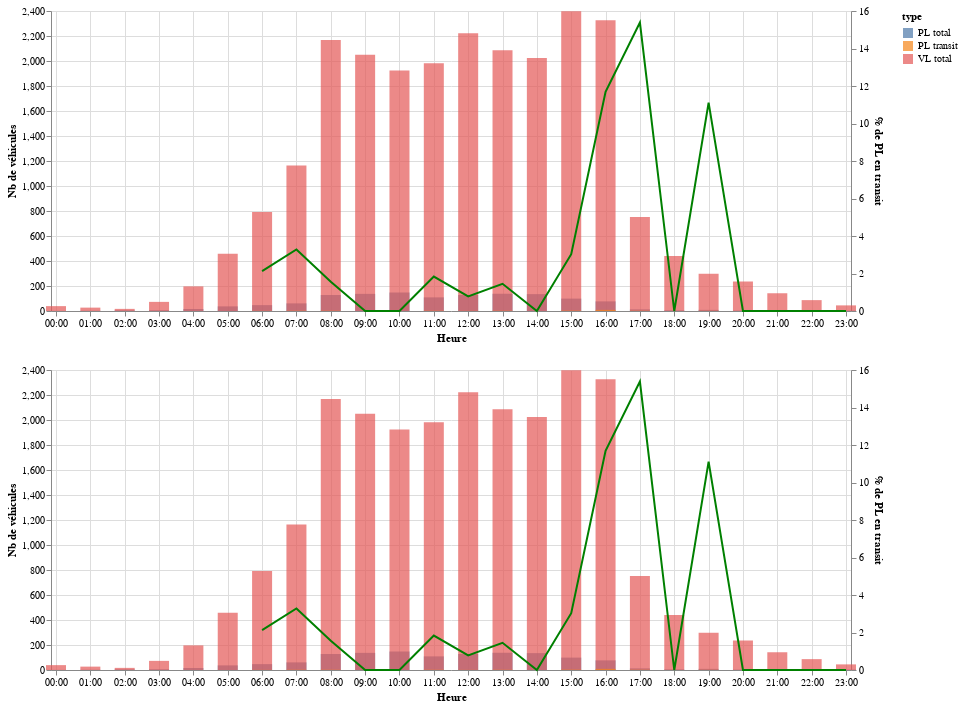

Here is the notebook cell this chart was saved with:
### Code cell
alt.vconcat(g.graph_VL_PL_transit_j_cam(synt_nb_veh_cam, '2019-01-28', 1),g.graph_VL_PL_transit_j_cam(synt_nb_veh_cam_redresse, '2019-01-28', 1))

### Figure 1 — Vega-Lite specification as saved in the notebook (floating-point values rounded to 4 significant figures)
{"$schema": "https://vega.github.io/schema/vega-lite/v2.6.0.json", "config": {"view": {"height": 300, "width": 400}}, "datasets": {"data-814030b1bd5d736434a531fdb4ebe061": [{"camera_id": 1, "created": "2019-01-28T00:00:00", "nb_pl_tot": null, "nb_pl_transit": null, "nb_veh": 1, "pct_pl_transit": null, "type": "PL total", "type_x": null, "type_y": null}, {"camera_id": 1, "created": "2019-01-28T01:00:00", "nb_pl_tot": null, "nb_pl_transit": null, "nb_veh": 2, "pct_pl_transit": null, "type": "PL total", "type_x": null, "type_y": null}, {"camera_id": 1, "created": "2019-01-28T02:00:00", "nb_pl_tot": null, "nb_pl_transit": null, "nb_veh": 5, "pct_pl_transit": null, "type": "PL total", "type_x": null, "type_y": null}, {"camera_id": 1, "created": "2019-01-28T03:00:00", "nb_pl_tot": null, "nb_pl_transit": null, "nb_veh": 6, "pct_pl_transit": null, "type": "PL total", "type_x": null, "type_y": null}, {"camera_id": 1, "created": "2019-01-28T04:00:00", "nb_pl_tot": null, "nb_pl_transit": null, "nb_veh": 16, "pct_pl_transit": null, "type": "PL total", "type_x": null, "type_y": null}, {"camera_id": 1, "created": "2019-01-28T05:00:00", "nb_pl_tot": null, "nb_pl_transit": null, "nb_veh": 37, "pct_pl_transit": null, "type": "PL total", "type_x": null, "type_y": null}, {"camera_id": 1, "created": "2019-01-28T06:00:00", "nb_pl_tot": 47, "nb_pl_transit": 1, "nb_veh": 47, "pct_pl_transit": 2.128, "type": "PL total", "type_x": "PL total", "type_y": "PL transit"}, {"camera_id": 1, "created": "2019-01-28T07:00:00", "nb_pl_tot": 61, "nb_pl_transit": 2, "nb_veh": 61, "pct_pl_transit": 3.279, "type": "PL total", "type_x": "PL total", "type_y": "PL transit"}, {"camera_id": 1, "created": "2019-01-28T08:00:00", "nb_pl_tot": 128, "nb_pl_transit": 2, "nb_veh": 128, "pct_pl_transit": 1.562, "type": "PL total", "type_x": "PL total", "type_y": "PL transit"}, {"camera_id": 1, "created": "2019-01-28T09:00:00", "nb_pl_tot": 137, "nb_pl_transit": 0, "nb_veh": 137, "pct_pl_transit": 0, "type": "PL total", "type_x": "PL total", "type_y": "PL transit"}, {"camera_id": 1, "created": "2019-01-28T10:00:00", "nb_pl_tot": 148, "nb_pl_transit": 0, "nb_veh": 148, "pct_pl_transit": 0, "type": "PL total", "type_x": "PL total", "type_y": "PL transit"}, {"camera_id": 1, "created": "2019-01-28T11:00:00", "nb_pl_tot": 109, "nb_pl_transit": 2, "nb_veh": 109, "pct_pl_transit": 1.835, "type": "PL total", "type_x": "PL total", "type_y": "PL transit"}, {"camera_id": 1, "created": "2019-01-28T12:00:00", "nb_pl_tot": 128, "nb_pl_transit": 1, "nb_veh": 128, "pct_pl_transit": 0.7812, "type": "PL total", "type_x": "PL total", "type_y": "PL transit"}, {"camera_id": 1, "created": "2019-01-28T13:00:00", "nb_pl_tot": 138, "nb_pl_transit": 2, "nb_veh": 138, "pct_pl_transit": 1.449, "type": "PL total", "type_x": "PL total", "type_y": "PL transit"}, {"camera_id": 1, "created": "2019-01-28T14:00:00", "nb_pl_tot": 135, "nb_pl_transit": 0, "nb_veh": 135, "pct_pl_transit": 0, "type": "PL total", "type_x": "PL total", "type_y": "PL transit"}, {"camera_id": 1, "created": "2019-01-28T15:00:00", "nb_pl_tot": 99, "nb_pl_transit": 3, "nb_veh": 99, "pct_pl_transit": 3.03, "type": "PL total", "type_x": "PL total", "type_y": "PL transit"}, {"camera_id": 1, "created": "2019-01-28T16:00:00", "nb_pl_tot": 77, "nb_pl_transit": 9, "nb_veh": 77, "pct_pl_transit": 11.69, "type": "PL total", "type_x": "PL total", "type_y": "PL transit"}, {"camera_id": 1, "created": "2019-01-28T17:00:00", "nb_pl_tot": 13, "nb_pl_transit": 2, "nb_veh": 13, "pct_pl_transit": 15.38, "type": "PL total", "type_x": "PL total", "type_y": "PL transit"}, {"camera_id": 1, "created": "2019-01-28T18:00:00", "nb_pl_tot": 5, "nb_pl_transit": 0, "nb_veh": 5, "pct_pl_transit": 0, "type": "PL total", "type_x": "PL total", "type_y": "PL transit"}, {"camera_id": 1, "created": "2019-01-28T19:00:00", "nb_pl_tot": 9, "nb_pl_transit": 1, "nb_veh": 9, "pct_pl_transit": 11.11, "type": "PL total", "type_x": "PL total", "type_y": "PL transit"}, {"camera_id": 1, "created": "2019-01-28T20:00:00", "nb_pl_tot": 3, "nb_pl_transit": 0, "nb_veh": 3, "pct_pl_transit": 0, "type": "PL total", "type_x": "PL total", "type_y": "PL transit"}, {"camera_id": 1, "created": "2019-01-28T21:00:00", "nb_pl_tot": 5, "nb_pl_transit": 0, "nb_veh": 5, "pct_pl_transit": 0, "type": "PL total", "type_x": "PL total", "type_y": "PL transit"}, {"camera_id": 1, "created": "2019-01-28T22:00:00", "nb_pl_tot": 2, "nb_pl_transit": 0, "nb_veh": 2, "pct_pl_transit": 0, "type": "PL total", "type_x": "PL total", "type_y": "PL transit"}, {"camera_id": 1, "created": "2019-01-28T23:00:00", "nb_pl_tot": 3, "nb_pl_transit": 0, "nb_veh": 3, "pct_pl_transit": 0, "type": "PL total", "type_x": "PL total", "type_y": "PL transit"}, {"camera_id": 1, "created": "2019-01-28T00:00:00", "nb_pl_tot": null, "nb_pl_transit": null, "nb_veh": 39, "pct_pl_transit": null, "type": "VL total", "type_x": null, "type_y": null}, {"camera_id": 1, "created": "2019-01-28T01:00:00", "nb_pl_tot": null, "nb_pl_transit": null, "nb_veh": 27, "pct_pl_transit": null, "type": "VL total", "type_x": null, "type_y": null}, {"camera_id": 1, "created": "2019-01-28T02:00:00", "nb_pl_tot": null, "nb_pl_transit": null, "nb_veh": 17, "pct_pl_transit": null, "type": "VL total", "type_x": null, "type_y": null}, {"camera_id": 1, "created": "2019-01-28T03:00:00", "nb_pl_tot": null, "nb_pl_transit": null, "nb_veh": 73, "pct_pl_transit": null, "type": "VL total", "type_x": null, "type_y": null}, {"camera_id": 1, "created": "2019-01-28T04:00:00", "nb_pl_tot": null, "nb_pl_transit": null, "nb_veh": 197, "pct_pl_transit": null, "type": "VL total", "type_x": null, "type_y": null}, {"camera_id": 1, "created": "2019-01-28T05:00:00", "nb_pl_tot": null, "nb_pl_transit": null, "nb_veh": 458, "pct_pl_transit": null, "type": "VL total", "type_x": null, "type_y": null}, {"camera_id": 1, "created": "2019-01-28T06:00:00", "nb_pl_tot": 47, "nb_pl_transit": 1, "nb_veh": 792, "pct_pl_transit": 2.128, "type": "VL total", "type_x": "PL total", "type_y": "PL transit"}, {"camera_id": 1, "created": "2019-01-28T07:00:00", "nb_pl_tot": 61, "nb_pl_transit": 2, "nb_veh": 1164, "pct_pl_transit": 3.279, "type": "VL total", "type_x": "PL total", "type_y": "PL transit"}, {"camera_id": 1, "created": "2019-01-28T08:00:00", "nb_pl_tot": 128, "nb_pl_transit": 2, "nb_veh": 2168, "pct_pl_transit": 1.562, "type": "VL total", "type_x": "PL total", "type_y": "PL transit"}, {"camera_id": 1, "created": "2019-01-28T09:00:00", "nb_pl_tot": 137, "nb_pl_transit": 0, "nb_veh": 2050, "pct_pl_transit": 0, "type": "VL total", "type_x": "PL total", "type_y": "PL transit"}, {"camera_id": 1, "created": "2019-01-28T10:00:00", "nb_pl_tot": 148, "nb_pl_transit": 0, "nb_veh": 1924, "pct_pl_transit": 0, "type": "VL total", "type_x": "PL total", "type_y": "PL transit"}, {"camera_id": 1, "created": "2019-01-28T11:00:00", "nb_pl_tot": 109, "nb_pl_transit": 2, "nb_veh": 1983, "pct_pl_transit": 1.835, "type": "VL total", "type_x": "PL total", "type_y": "PL transit"}, {"camera_id": 1, "created": "2019-01-28T12:00:00", "nb_pl_tot": 128, "nb_pl_transit": 1, "nb_veh": 2222, "pct_pl_transit": 0.7812, "type": "VL total", "type_x": "PL total", "type_y": "PL transit"}, {"camera_id": 1, "created": "2019-01-28T13:00:00", "nb_pl_tot": 138, "nb_pl_transit": 2, "nb_veh": 2087, "pct_pl_transit": 1.449, "type": "VL total", "type_x": "PL total", "type_y": "PL transit"}, {"camera_id": 1, "created": "2019-01-28T14:00:00", "nb_pl_tot": 135, "nb_pl_transit": 0, "nb_veh": 2024, "pct_pl_transit": 0, "type": "VL total", "type_x": "PL total", "type_y": "PL transit"}, {"camera_id": 1, "created": "2019-01-28T15:00:00", "nb_pl_tot": 99, "nb_pl_transit": 3, "nb_veh": 2399, "pct_pl_transit": 3.03, "type": "VL total", "type_x": "PL total", "type_y": "PL transit"}, {"camera_id": 1, "created": "2019-01-28T16:00:00", "nb_pl_tot": 77, "nb_pl_transit": 9, "nb_veh": 2327, "pct_pl_transit": 11.69, "type": "VL total", "type_x": "PL total", "type_y": "PL transit"}, {"camera_id": 1, "created": "2019-01-28T17:00:00", "nb_pl_tot": 13, "nb_pl_transit": 2, "nb_veh": 753, "pct_pl_transit": 15.38, "type": "VL total", "type_x": "PL total", "type_y": "PL transit"}, {"camera_id": 1, "created": "2019-01-28T18:00:00", "nb_pl_tot": 5, "nb_pl_transit": 0, "nb_veh": 440, "pct_pl_transit": 0, "type": "VL total", "type_x": "PL total", "type_y": "PL transit"}, {"camera_id": 1, "created": "2019-01-28T19:00:00", "nb_pl_tot": 9, "nb_pl_transit": 1, "nb_veh": 298, "pct_pl_transit": 11.11, "type": "VL total", "type_x": "PL total", "type_y": "PL transit"}, {"camera_id": 1, "created": "2019-01-28T20:00:00", "nb_pl_tot": 3, "nb_pl_transit": 0, "nb_veh": 236, "pct_pl_transit": 0, "type": "VL total", "type_x": "PL total", "type_y": "PL transit"}, {"camera_id": 1, "created": "2019-01-28T21:00:00", "nb_pl_tot": 5, "nb_pl_transit": 0, "nb_veh": 142, "pct_pl_transit": 0, "type": "VL total", "type_x": "PL total", "type_y": "PL transit"}, {"camera_id": 1, "created": "2019-01-28T22:00:00", "nb_pl_tot": 2, "nb_pl_transit": 0, "nb_veh": 87, "pct_pl_transit": 0, "type": "VL total", "type_x": "PL total", "type_y": "PL transit"}, {"camera_id": 1, "created": "2019-01-28T23:00:00", "nb_pl_tot": 3, "nb_pl_transit": 0, "nb_veh": 45, "pct_pl_transit": 0, "type": "VL total", "type_x": "PL total", "type_y": "PL transit"}, {"camera_id": 1, "created": "2019-01-28T06:00:00", "nb_pl_tot": 47, "nb_pl_transit": 1, "nb_veh": 1, "pct_pl_transit": 2.128, "type": "PL transit", "type_x": "PL total", "type_y": "PL transit"}, {"camera_id": 1, "created": "2019-01-28T07:00:00", "nb_pl_tot": 61, "nb_pl_transit": 2, "nb_veh": 2, "pct_pl_transit": 3.279, "type": "PL transit", "type_x": "PL total", "type_y": "PL transit"}, {"camera_id": 1, "created": "2019-01-28T08:00:00", "nb_pl_tot": 128, "nb_pl_transit": 2, "nb_veh": 2, "pct_pl_transit": 1.562, "type": "PL transit", "type_x": "PL total", "type_y": "PL transit"}, {"camera_id": 1, "created": "2019-01-28T09:00:00", "nb_pl_tot": 137, "nb_pl_transit": 0, "nb_veh": 0, "pct_pl_transit": 0, "type": "PL transit", "type_x": "PL total", "type_y": "PL transit"}, {"camera_id": 1, "created": "2019-01-28T10:00:00", "nb_pl_tot": 148, "nb_pl_transit": 0, "nb_veh": 0, "pct_pl_transit": 0, "type": "PL transit", "type_x": "PL total", "type_y": "PL transit"}, {"camera_id": 1, "created": "2019-01-28T11:00:00", "nb_pl_tot": 109, "nb_pl_transit": 2, "nb_veh": 2, "pct_pl_transit": 1.835, "type": "PL transit", "type_x": "PL total", "type_y": "PL transit"}, {"camera_id": 1, "created": "2019-01-28T12:00:00", "nb_pl_tot": 128, "nb_pl_transit": 1, "nb_veh": 1, "pct_pl_transit": 0.7812, "type": "PL transit", "type_x": "PL total", "type_y": "PL transit"}, {"camera_id": 1, "created": "2019-01-28T13:00:00", "nb_pl_tot": 138, "nb_pl_transit": 2, "nb_veh": 2, "pct_pl_transit": 1.449, "type": "PL transit", "type_x": "PL total", "type_y": "PL transit"}, {"camera_id": 1, "created": "2019-01-28T14:00:00", "nb_pl_tot": 135, "nb_pl_transit": 0, "nb_veh": 0, "pct_pl_transit": 0, "type": "PL transit", "type_x": "PL total", "type_y": "PL transit"}, {"camera_id": 1, "created": "2019-01-28T15:00:00", "nb_pl_tot": 99, "nb_pl_transit": 3, "nb_veh": 3, "pct_pl_transit": 3.03, "type": "PL transit", "type_x": "PL total", "type_y": "PL transit"}, {"camera_id": 1, "created": "2019-01-28T16:00:00", "nb_pl_tot": 77, "nb_pl_transit": 9, "nb_veh": 9, "pct_pl_transit": 11.69, "type": "PL transit", "type_x": "PL total", "type_y": "PL transit"}, {"camera_id": 1, "created": "2019-01-28T17:00:00", "nb_pl_tot": 13, "nb_pl_transit": 2, "nb_veh": 2, "pct_pl_transit": 15.38, "type": "PL transit", "type_x": "PL total", "type_y": "PL transit"}, {"camera_id": 1, "created": "2019-01-28T18:00:00", "nb_pl_tot": 5, "nb_pl_transit": 0, "nb_veh": 0, "pct_pl_transit": 0, "type": "PL transit", "type_x": "PL total", "type_y": "PL transit"}, {"camera_id": 1, "created": "2019-01-28T19:00:00", "nb_pl_tot": 9, "nb_pl_transit": 1, "nb_veh": 1, "pct_pl_transit": 11.11, "type": "PL transit", "type_x": "PL total", "type_y": "PL transit"}, {"camera_id": 1, "created": "2019-01-28T20:00:00", "nb_pl_tot": 3, "nb_pl_transit": 0, "nb_veh": 0, "pct_pl_transit": 0, "type": "PL transit", "type_x": "PL total", "type_y": "PL transit"}, {"camera_id": 1, "created": "2019-01-28T21:00:00", "nb_pl_tot": 5, "nb_pl_transit": 0, "nb_veh": 0, "pct_pl_transit": 0, "type": "PL transit", "type_x": "PL total", "type_y": "PL transit"}, {"camera_id": 1, "created": "2019-01-28T22:00:00", "nb_pl_tot": 2, "nb_pl_transit": 0, "nb_veh": 0, "pct_pl_transit": 0, "type": "PL transit", "type_x": "PL total", "type_y": "PL transit"}, {"camera_id": 1, "created": "2019-01-28T23:00:00", "nb_pl_tot": 3, "nb_pl_transit": 0, "nb_veh": 0, "pct_pl_transit": 0, "type": "PL transit", "type_x": "PL total", "type_y": "PL transit"}], "data-92e676b705d87cc226f27a6e4f419d99": [{"camera_id": 1, "created": "2019-01-28T00:00:00", "heure": 0, "nb_pl_tot": null, "nb_pl_transit": null, "nb_veh": 1, "pct_pl_transit": null, "type": "PL total", "type_x": null, "type_y": null}, {"camera_id": 1, "created": "2019-01-28T01:00:00", "heure": 1, "nb_pl_tot": null, "nb_pl_transit": null, "nb_veh": 2, "pct_pl_transit": null, "type": "PL total", "type_x": null, "type_y": null}, {"camera_id": 1, "created": "2019-01-28T02:00:00", "heure": 2, "nb_pl_tot": null, "nb_pl_transit": null, "nb_veh": 5, "pct_pl_transit": null, "type": "PL total", "type_x": null, "type_y": null}, {"camera_id": 1, "created": "2019-01-28T03:00:00", "heure": 3, "nb_pl_tot": null, "nb_pl_transit": null, "nb_veh": 6, "pct_pl_transit": null, "type": "PL total", "type_x": null, "type_y": null}, {"camera_id": 1, "created": "2019-01-28T04:00:00", "heure": 4, "nb_pl_tot": null, "nb_pl_transit": null, "nb_veh": 16, "pct_pl_transit": null, "type": "PL total", "type_x": null, "type_y": null}, {"camera_id": 1, "created": "2019-01-28T05:00:00", "heure": 5, "nb_pl_tot": null, "nb_pl_transit": null, "nb_veh": 37, "pct_pl_transit": null, "type": "PL total", "type_x": null, "type_y": null}, {"camera_id": 1, "created": "2019-01-28T06:00:00", "heure": 6, "nb_pl_tot": 47, "nb_pl_transit": 1, "nb_veh": 47, "pct_pl_transit": 2.128, "type": "PL total", "type_x": "PL total", "type_y": "PL transit"}, {"camera_id": 1, "created": "2019-01-28T07:00:00", "heure": 7, "nb_pl_tot": 61, "nb_pl_transit": 2, "nb_veh": 61, "pct_pl_transit": 3.279, "type": "PL total", "type_x": "PL total", "type_y": "PL transit"}, {"camera_id": 1, "created": "2019-01-28T08:00:00", "heure": 8, "nb_pl_tot": 128, "nb_pl_transit": 2, "nb_veh": 128, "pct_pl_transit": 1.562, "type": "PL total", "type_x": "PL total", "type_y": "PL transit"}, {"camera_id": 1, "created": "2019-01-28T09:00:00", "heure": 9, "nb_pl_tot": 137, "nb_pl_transit": 0, "nb_veh": 137, "pct_pl_transit": 0, "type": "PL total", "type_x": "PL total", "type_y": "PL transit"}, {"camera_id": 1, "created": "2019-01-28T10:00:00", "heure": 10, "nb_pl_tot": 148, "nb_pl_transit": 0, "nb_veh": 148, "pct_pl_transit": 0, "type": "PL total", "type_x": "PL total", "type_y": "PL transit"}, {"camera_id": 1, "created": "2019-01-28T11:00:00", "heure": 11, "nb_pl_tot": 109, "nb_pl_transit": 2, "nb_veh": 109, "pct_pl_transit": 1.835, "type": "PL total", "type_x": "PL total", "type_y": "PL transit"}, {"camera_id": 1, "created": "2019-01-28T12:00:00", "heure": 12, "nb_pl_tot": 128, "nb_pl_transit": 1, "nb_veh": 128, "pct_pl_transit": 0.7812, "type": "PL total", "type_x": "PL total", "type_y": "PL transit"}, {"camera_id": 1, "created": "2019-01-28T13:00:00", "heure": 13, "nb_pl_tot": 138, "nb_pl_transit": 2, "nb_veh": 138, "pct_pl_transit": 1.449, "type": "PL total", "type_x": "PL total", "type_y": "PL transit"}, {"camera_id": 1, "created": "2019-01-28T14:00:00", "heure": 14, "nb_pl_tot": 135, "nb_pl_transit": 0, "nb_veh": 135, "pct_pl_transit": 0, "type": "PL total", "type_x": "PL total", "type_y": "PL transit"}, {"camera_id": 1, "created": "2019-01-28T15:00:00", "heure": 15, "nb_pl_tot": 99, "nb_pl_transit": 3, "nb_veh": 99, "pct_pl_transit": 3.03, "type": "PL total", "type_x": "PL total", "type_y": "PL transit"}, {"camera_id": 1, "created": "2019-01-28T16:00:00", "heure": 16, "nb_pl_tot": 77, "nb_pl_transit": 9, "nb_veh": 77, "pct_pl_transit": 11.69, "type": "PL total", "type_x": "PL total", "type_y": "PL transit"}, {"camera_id": 1, "created": "2019-01-28T17:00:00", "heure": 17, "nb_pl_tot": 13, "nb_pl_transit": 2, "nb_veh": 13, "pct_pl_transit": 15.38, "type": "PL total", "type_x": "PL total", "type_y": "PL transit"}, {"camera_id": 1, "created": "2019-01-28T18:00:00", "heure": 18, "nb_pl_tot": 5, "nb_pl_transit": 0, "nb_veh": 5, "pct_pl_transit": 0, "type": "PL total", "type_x": "PL total", "type_y": "PL transit"}, {"camera_id": 1, "created": "2019-01-28T19:00:00", "heure": 19, "nb_pl_tot": 9, "nb_pl_transit": 1, "nb_veh": 9, "pct_pl_transit": 11.11, "type": "PL total", "type_x": "PL total", "type_y": "PL transit"}, {"camera_id": 1, "created": "2019-01-28T20:00:00", "heure": 20, "nb_pl_tot": 3, "nb_pl_transit": 0, "nb_veh": 3, "pct_pl_transit": 0, "type": "PL total", "type_x": "PL total", "type_y": "PL transit"}, {"camera_id": 1, "created": "2019-01-28T21:00:00", "heure": 21, "nb_pl_tot": 5, "nb_pl_transit": 0, "nb_veh": 5, "pct_pl_transit": 0, "type": "PL total", "type_x": "PL total", "type_y": "PL transit"}, {"camera_id": 1, "created": "2019-01-28T22:00:00", "heure": 22, "nb_pl_tot": 2, "nb_pl_transit": 0, "nb_veh": 2, "pct_pl_transit": 0, "type": "PL total", "type_x": "PL total", "type_y": "PL transit"}, {"camera_id": 1, "created": "2019-01-28T23:00:00", "heure": 23, "nb_pl_tot": 3, "nb_pl_transit": 0, "nb_veh": 3, "pct_pl_transit": 0, "type": "PL total", "type_x": "PL total", "type_y": "PL transit"}, {"camera_id": 1, "created": "2019-01-28T00:00:00", "heure": 0, "nb_pl_tot": null, "nb_pl_transit": null, "nb_veh": 39, "pct_pl_transit": null, "type": "VL total", "type_x": null, "type_y": null}, {"camera_id": 1, "created": "2019-01-28T01:00:00", "heure": 1, "nb_pl_tot": null, "nb_pl_transit": null, "nb_veh": 27, "pct_pl_transit": null, "type": "VL total", "type_x": null, "type_y": null}, {"camera_id": 1, "created": "2019-01-28T02:00:00", "heure": 2, "nb_pl_tot": null, "nb_pl_transit": null, "nb_veh": 17, "pct_pl_transit": null, "type": "VL total", "type_x": null, "type_y": null}, {"camera_id": 1, "created": "2019-01-28T03:00:00", "heure": 3, "nb_pl_tot": null, "nb_pl_transit": null, "nb_veh": 73, "pct_pl_transit": null, "type": "VL total", "type_x": null, "type_y": null}, {"camera_id": 1, "created": "2019-01-28T04:00:00", "heure": 4, "nb_pl_tot": null, "nb_pl_transit": null, "nb_veh": 197, "pct_pl_transit": null, "type": "VL total", "type_x": null, "type_y": null}, {"camera_id": 1, "created": "2019-01-28T05:00:00", "heure": 5, "nb_pl_tot": null, "nb_pl_transit": null, "nb_veh": 458, "pct_pl_transit": null, "type": "VL total", "type_x": null, "type_y": null}, {"camera_id": 1, "created": "2019-01-28T06:00:00", "heure": 6, "nb_pl_tot": 47, "nb_pl_transit": 1, "nb_veh": 792, "pct_pl_transit": 2.128, "type": "VL total", "type_x": "PL total", "type_y": "PL transit"}, {"camera_id": 1, "created": "2019-01-28T07:00:00", "heure": 7, "nb_pl_tot": 61, "nb_pl_transit": 2, "nb_veh": 1164, "pct_pl_transit": 3.279, "type": "VL total", "type_x": "PL total", "type_y": "PL transit"}, {"camera_id": 1, "created": "2019-01-28T08:00:00", "heure": 8, "nb_pl_tot": 128, "nb_pl_transit": 2, "nb_veh": 2168, "pct_pl_transit": 1.562, "type": "VL total", "type_x": "PL total", "type_y": "PL transit"}, {"camera_id": 1, "created": "2019-01-28T09:00:00", "heure": 9, "nb_pl_tot": 137, "nb_pl_transit": 0, "nb_veh": 2050, "pct_pl_transit": 0, "type": "VL total", "type_x": "PL total", "type_y": "PL transit"}, {"camera_id": 1, "created": "2019-01-28T10:00:00", "heure": 10, "nb_pl_tot": 148, "nb_pl_transit": 0, "nb_veh": 1924, "pct_pl_transit": 0, "type": "VL total", "type_x": "PL total", "type_y": "PL transit"}, {"camera_id": 1, "created": "2019-01-28T11:00:00", "heure": 11, "nb_pl_tot": 109, "nb_pl_transit": 2, "nb_veh": 1983, "pct_pl_transit": 1.835, "type": "VL total", "type_x": "PL total", "type_y": "PL transit"}, {"camera_id": 1, "created": "2019-01-28T12:00:00", "heure": 12, "nb_pl_tot": 128, "nb_pl_transit": 1, "nb_veh": 2222, "pct_pl_transit": 0.7812, "type": "VL total", "type_x": "PL total", "type_y": "PL transit"}, {"camera_id": 1, "created": "2019-01-28T13:00:00", "heure": 13, "nb_pl_tot": 138, "nb_pl_transit": 2, "nb_veh": 2087, "pct_pl_transit": 1.449, "type": "VL total", "type_x": "PL total", "type_y": "PL transit"}, {"camera_id": 1, "created": "2019-01-28T14:00:00", "heure": 14, "nb_pl_tot": 135, "nb_pl_transit": 0, "nb_veh": 2024, "pct_pl_transit": 0, "type": "VL total", "type_x": "PL total", "type_y": "PL transit"}, {"camera_id": 1, "created": "2019-01-28T15:00:00", "heure": 15, "nb_pl_tot": 99, "nb_pl_transit": 3, "nb_veh": 2399, "pct_pl_transit": 3.03, "type": "VL total", "type_x": "PL total", "type_y": "PL transit"}, {"camera_id": 1, "created": "2019-01-28T16:00:00", "heure": 16, "nb_pl_tot": 77, "nb_pl_transit": 9, "nb_veh": 2327, "pct_pl_transit": 11.69, "type": "VL total", "type_x": "PL total", "type_y": "PL transit"}, {"camera_id": 1, "created": "2019-01-28T17:00:00", "heure": 17, "nb_pl_tot": 13, "nb_pl_transit": 2, "nb_veh": 753, "pct_pl_transit": 15.38, "type": "VL total", "type_x": "PL total", "type_y": "PL transit"}, {"camera_id": 1, "created": "2019-01-28T18:00:00", "heure": 18, "nb_pl_tot": 5, "nb_pl_transit": 0, "nb_veh": 440, "pct_pl_transit": 0, "type": "VL total", "type_x": "PL total", "type_y": "PL transit"}, {"camera_id": 1, "created": "2019-01-28T19:00:00", "heure": 19, "nb_pl_tot": 9, "nb_pl_transit": 1, "nb_veh": 298, "pct_pl_transit": 11.11, "type": "VL total", "type_x": "PL total", "type_y": "PL transit"}, {"camera_id": 1, "created": "2019-01-28T20:00:00", "heure": 20, "nb_pl_tot": 3, "nb_pl_transit": 0, "nb_veh": 236, "pct_pl_transit": 0, "type": "VL total", "type_x": "PL total", "type_y": "PL transit"}, {"camera_id": 1, "created": "2019-01-28T21:00:00", "heure": 21, "nb_pl_tot": 5, "nb_pl_transit": 0, "nb_veh": 142, "pct_pl_transit": 0, "type": "VL total", "type_x": "PL total", "type_y": "PL transit"}, {"camera_id": 1, "created": "2019-01-28T22:00:00", "heure": 22, "nb_pl_tot": 2, "nb_pl_transit": 0, "nb_veh": 87, "pct_pl_transit": 0, "type": "VL total", "type_x": "PL total", "type_y": "PL transit"}, {"camera_id": 1, "created": "2019-01-28T23:00:00", "heure": 23, "nb_pl_tot": 3, "nb_pl_transit": 0, "nb_veh": 45, "pct_pl_transit": 0, "type": "VL total", "type_x": "PL total", "type_y": "PL transit"}, {"camera_id": 1, "created": "2019-01-28T06:00:00", "heure": 6, "nb_pl_tot": 47, "nb_pl_transit": 1, "nb_veh": 1, "pct_pl_transit": 2.128, "type": "PL transit", "type_x": "PL total", "type_y": "PL transit"}, {"camera_id": 1, "created": "2019-01-28T07:00:00", "heure": 7, "nb_pl_tot": 61, "nb_pl_transit": 2, "nb_veh": 2, "pct_pl_transit": 3.279, "type": "PL transit", "type_x": "PL total", "type_y": "PL transit"}, {"camera_id": 1, "created": "2019-01-28T08:00:00", "heure": 8, "nb_pl_tot": 128, "nb_pl_transit": 2, "nb_veh": 2, "pct_pl_transit": 1.562, "type": "PL transit", "type_x": "PL total", "type_y": "PL transit"}, {"camera_id": 1, "created": "2019-01-28T09:00:00", "heure": 9, "nb_pl_tot": 137, "nb_pl_transit": 0, "nb_veh": 0, "pct_pl_transit": 0, "type": "PL transit", "type_x": "PL total", "type_y": "PL transit"}, {"camera_id": 1, "created": "2019-01-28T10:00:00", "heure": 10, "nb_pl_tot": 148, "nb_pl_transit": 0, "nb_veh": 0, "pct_pl_transit": 0, "type": "PL transit", "type_x": "PL total", "type_y": "PL transit"}, {"camera_id": 1, "created": "2019-01-28T11:00:00", "heure": 11, "nb_pl_tot": 109, "nb_pl_transit": 2, "nb_veh": 2, "pct_pl_transit": 1.835, "type": "PL transit", "type_x": "PL total", "type_y": "PL transit"}, {"camera_id": 1, "created": "2019-01-28T12:00:00", "heure": 12, "nb_pl_tot": 128, "nb_pl_transit": 1, "nb_veh": 1, "pct_pl_transit": 0.7812, "type": "PL transit", "type_x": "PL total", "type_y": "PL transit"}, {"camera_id": 1, "created": "2019-01-28T13:00:00", "heure": 13, "nb_pl_tot": 138, "nb_pl_transit": 2, "nb_veh": 2, "pct_pl_transit": 1.449, "type": "PL transit", "type_x": "PL total", "type_y": "PL transit"}, {"camera_id": 1, "created": "2019-01-28T14:00:00", "heure": 14, "nb_pl_tot": 135, "nb_pl_transit": 0, "nb_veh": 0, "pct_pl_transit": 0, "type": "PL transit", "type_x": "PL total", "type_y": "PL transit"}, {"camera_id": 1, "created": "2019-01-28T15:00:00", "heure": 15, "nb_pl_tot": 99, "nb_pl_transit": 3, "nb_veh": 3, "pct_pl_transit": 3.03, "type": "PL transit", "type_x": "PL total", "type_y": "PL transit"}, {"camera_id": 1, "created": "2019-01-28T16:00:00", "heure": 16, "nb_pl_tot": 77, "nb_pl_transit": 9, "nb_veh": 9, "pct_pl_transit": 11.69, "type": "PL transit", "type_x": "PL total", "type_y": "PL transit"}, {"camera_id": 1, "created": "2019-01-28T17:00:00", "heure": 17, "nb_pl_tot": 13, "nb_pl_transit": 2, "nb_veh": 2, "pct_pl_transit": 15.38, "type": "PL transit", "type_x": "PL total", "type_y": "PL transit"}, {"camera_id": 1, "created": "2019-01-28T18:00:00", "heure": 18, "nb_pl_tot": 5, "nb_pl_transit": 0, "nb_veh": 0, "pct_pl_transit": 0, "type": "PL transit", "type_x": "PL total", "type_y": "PL transit"}, {"camera_id": 1, "created": "2019-01-28T19:00:00", "heure": 19, "nb_pl_tot": 9, "nb_pl_transit": 1, "nb_veh": 1, "pct_pl_transit": 11.11, "type": "PL transit", "type_x": "PL total", "type_y": "PL transit"}, {"camera_id": 1, "created": "2019-01-28T20:00:00", "heure": 20, "nb_pl_tot": 3, "nb_pl_transit": 0, "nb_veh": 0, "pct_pl_transit": 0, "type": "PL transit", "type_x": "PL total", "type_y": "PL transit"}, {"camera_id": 1, "created": "2019-01-28T21:00:00", "heure": 21, "nb_pl_tot": 5, "nb_pl_transit": 0, "nb_veh": 0, "pct_pl_transit": 0, "type": "PL transit", "type_x": "PL total", "type_y": "PL transit"}, {"camera_id": 1, "created": "2019-01-28T22:00:00", "heure": 22, "nb_pl_tot": 2, "nb_pl_transit": 0, "nb_veh": 0, "pct_pl_transit": 0, "type": "PL transit", "type_x": "PL total", "type_y": "PL transit"}, {"camera_id": 1, "created": "2019-01-28T23:00:00", "heure": 23, "nb_pl_tot": 3, "nb_pl_transit": 0, "nb_veh": 0, "pct_pl_transit": 0, "type": "PL transit", "type_x": "PL total", "type_y": "PL transit"}]}, "vconcat": [{"layer": [{"data": {"name": "data-814030b1bd5d736434a531fdb4ebe061"}, "encoding": {"color": {"field": "type", "type": "nominal"}, "x": {"axis": {"format": "%H:%M", "title": "Heure"}, "field": "created", "type": "temporal"}, "y": {"axis": {"title": "Nb de véhicules"}, "field": "nb_veh", "stack": null, "type": "quantitative"}}, "mark": {"opacity": 0.7, "size": 20, "type": "bar"}}, {"data": {"name": "data-814030b1bd5d736434a531fdb4ebe061"}, "encoding": {"x": {"axis": {"format": "%H:%M", "title": "Heure"}, "field": "created", "type": "temporal"}, "y": {"axis": {"title": "% de PL en transit"}, "field": "pct_pl_transit", "type": "quantitative"}}, "mark": {"color": "green", "type": "line"}}], "resolve": {"scale": {"color": "shared", "x": "shared", "y": "independent"}}, "width": 800}, {"layer": [{"data": {"name": "data-92e676b705d87cc226f27a6e4f419d99"}, "encoding": {"color": {"field": "type", "type": "nominal"}, "x": {"axis": {"format": "%H:%M", "title": "Heure"}, "field": "created", "type": "temporal"}, "y": {"axis": {"title": "Nb de véhicules"}, "field": "nb_veh", "stack": null, "type": "quantitative"}}, "mark": {"opacity": 0.7, "size": 20, "type": "bar"}}, {"data": {"name": "data-92e676b705d87cc226f27a6e4f419d99"}, "encoding": {"x": {"axis": {"format": "%H:%M", "title": "Heure"}, "field": "created", "type": "temporal"}, "y": {"axis": {"title": "% de PL en transit"}, "field": "pct_pl_transit", "type": "quantitative"}}, "mark": {"color": "green", "type": "line"}}], "resolve": {"scale": {"color": "shared", "x": "shared", "y": "independent"}}, "width": 800}]}
